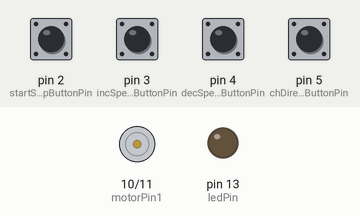
Recording of a sketch running on a simulated Arduino Uno, built with avr-gcc and run on an emulated ATmega328P. Shown: motor-driver pin pairs drawn as motors (green arrow = first pin HIGH = forward, orange = second pin HIGH = backward, longer = more drive), output pins drawn as LEDs (lit = HIGH). The inputs (shaded band) are chosen by the test bench; at power-on: pin 2 (startStopButtonPin), pin 3 (incSpeedButtonPin), pin 4 (decSpeedButtonPin), pin 5 (chDirectionButtonPin) HIGH. What the sketch prints to the serial monitor is not drawn.

Above: at 1.2 s.
1.3 s: pin 2 (startStopButtonPin) pulled LOW for 0.15 s
At 1.37 s:
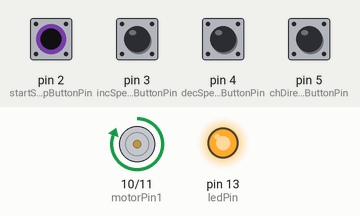
2.9 s: pin 3 (incSpeedButtonPin) pulled LOW for 0.15 s
Timing chart, 0 to 5.9 s (numbered marks = the images above; inputs shaded):
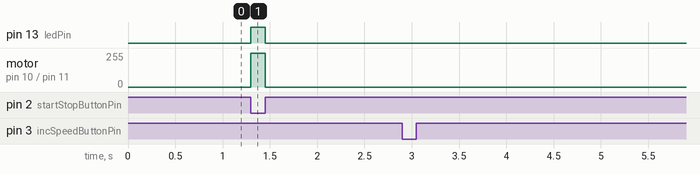

The sketch:

sketch_feb14a.ino
```cpp
// constants won't change. They're used here to set pin numbers:
const int startStopButtonPin = 2;     // the number of the pushbutton pin
const int incSpeedButtonPin = 3;     // the number of the pushbutton pin
const int decSpeedButtonPin = 4;     // the number of the pushbutton pin
const int chDirectionButtonPin = 5;     // the number of the pushbutton pin

const int motorPin1 = 10;     // the number of the pushbutton pin
const int motorPin2 = 11;     // the number of the pushbutton pin

const int ledPin =  13;      // the number of the LED pin

// variables will change:
int buttonState = 0;         // variable for reading the pushbutton status

void setup() {
  // initialize the LED pin as an output:
  pinMode(ledPin, OUTPUT);
  pinMode(motorPin1, OUTPUT);
  pinMode(motorPin2, OUTPUT);
  // initialize the pushbutton pin as an input:
  pinMode(startStopButtonPin, INPUT);
  pinMode(incSpeedButtonPin, INPUT);
  pinMode(decSpeedButtonPin, INPUT);
  pinMode(chDirectionButtonPin, INPUT);
  Serial.begin(9600);
}

int pwm = 255;
int pwmCounter = 0;
const int pwmMax = 255;
bool clockwise = true;
int startStopButtonState = 0;
int incSpeedButtonState = 0;
int decSpeedButtonState = 0;
int chDirectionButtonState = 0;

void loop() {
  pwmCounter = (pwmCounter + 1) % pwmMax;
//  Serial.println(pwmCounter);

  // read the state of the pushbutton value:
  startStopButtonState = digitalRead(startStopButtonPin);
  incSpeedButtonState = digitalRead(incSpeedButtonPin);
  decSpeedButtonState = digitalRead(decSpeedButtonPin);
  chDirectionButtonState = digitalRead(chDirectionButtonPin);
//  Serial.println(pwm);

  // check if the pushbutton is pressed. If it is, the buttonState is HIGH:
  if (startStopButtonState == LOW) {
    digitalWrite(ledPin, HIGH);
    if (pwmCounter < pwm) {
      if(clockwise){
        digitalWrite(motorPin1, HIGH);
        digitalWrite(motorPin2, LOW);
      }else{
        digitalWrite(motorPin1, LOW);
        digitalWrite(motorPin2, HIGH);
      }
    } else {
      digitalWrite(motorPin1, LOW);
      digitalWrite(motorPin2, LOW);
    }
  } else {
    digitalWrite(ledPin, LOW);
    digitalWrite(motorPin1, LOW);
    digitalWrite(motorPin2, LOW);
  }

  if (incSpeedButtonState == LOW) {
    Serial.println("inc");
    while(digitalRead(incSpeedButtonPin) == LOW){}
    pwm += 10;
    if(pwm > pwmMax)
      pwm = pwmMax;
    Serial.println(pwm);
  }
  if (decSpeedButtonState == LOW) {
    while(digitalRead(decSpeedButtonPin) == LOW){}
    pwm -= 10;
    if(pwm < 0)
      pwm = 0;
    Serial.println(pwm);
  }
  if (chDirectionButtonState == LOW) {
    while(digitalRead(chDirectionButtonPin) == LOW){}
    clockwise = !clockwise;
    Serial.println(clockwise);
  }

}
```

Measured:
- after the input at 1.3 s, pin 13 (ledPin): LOW → HIGH at once, → LOW 0.15 s later; motor on pin 10 (motorPin1) / pin 11 (motorPin2): stopped → forward 255/255 at once, → stopped 0.15 s later
- after the input at 2.9 s, every drawn part: stays the same
